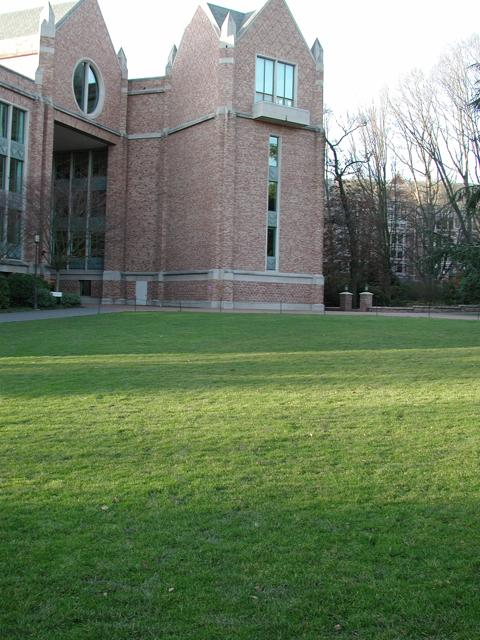
#> input picture campus1.jpg, 480 x 640 px
$ python sticther.py
#> lines starting #> are read from the running program, lines starting #| are printed output that depends on the picture; after the words box and inside, x2 and y2 are one past the last pixel; in counts of white or black regions, pixels touching at a corner belong together
import cv2
import numpy as np
import matplotlib.pyplot as plt
import imageio
import imutils
from skimage import color
from skimage import io

def detectAndDescribe(image):
    # performing feature detection using ORB
    descriptor = cv2.ORB_create()
    (kps, features) = descriptor.detectAndCompute(image, None)
    return (kps, features)

def createMatcher():
    # finding matching key points using using brute force method
    bf = cv2.BFMatcher(cv2.NORM_HAMMING, True)
    return bf

def matchKeyPointsBF(featuresA, featuresB):
    # matching key points
    bf = createMatcher()
    best_matches = bf.match(featuresA,featuresB)
    rawMatches = sorted(best_matches, key = lambda x:x.distance)
    return rawMatches


def getHomography(kpsA, kpsB, featuresA, featuresB, matches):
    # finding Homography using RANSAC
    kpsA = np.float32([kp.pt for kp in kpsA])
    kpsB = np.float32([kp.pt for kp in kpsB])
    if len(matches) > 4:
        ptsA = np.float32([kpsA[m.queryIdx] for m in matches])
        ptsB = np.float32([kpsB[m.trainIdx] for m in matches])
        (H, status) = cv2.findHomography(ptsA, ptsB, cv2.RANSAC, 4)
        return (matches, H, status)
    else:
        return None

trainImg = imageio.imread('campus1.jpg')
#> trainImg is the input picture: shape (640, 480, 3); mean R, G, B 111.3, 126.7, 100
trainImg_gray = cv2.cvtColor(trainImg, cv2.COLOR_RGB2GRAY)
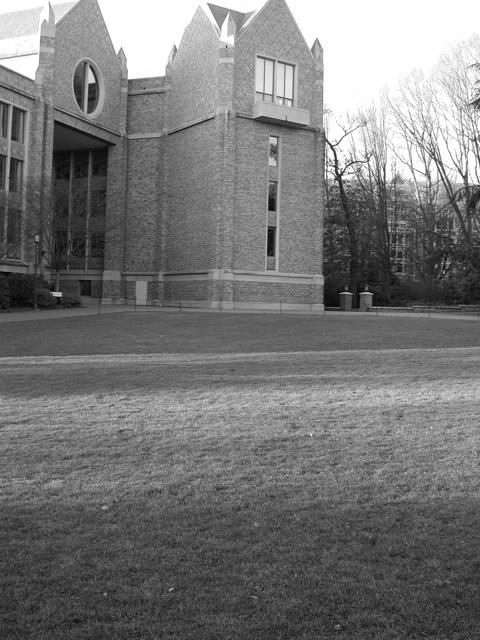
#> trainImg_gray: shape (640, 480); min 1, max 255, mean 119
queryImg = imageio.imread('campus2.jpg')
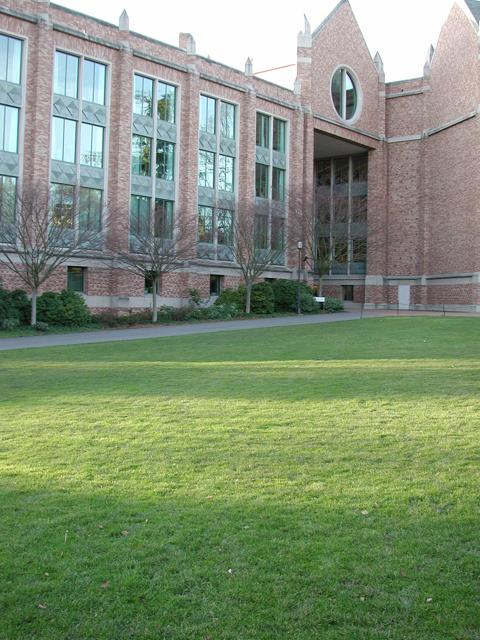
#> input picture campus2.jpg, 480 x 640 px
#> queryImg is the input picture: shape (640, 480, 3); mean R, G, B 127.7, 144.1, 116.2
queryImg_gray = cv2.cvtColor(queryImg, cv2.COLOR_RGB2GRAY)
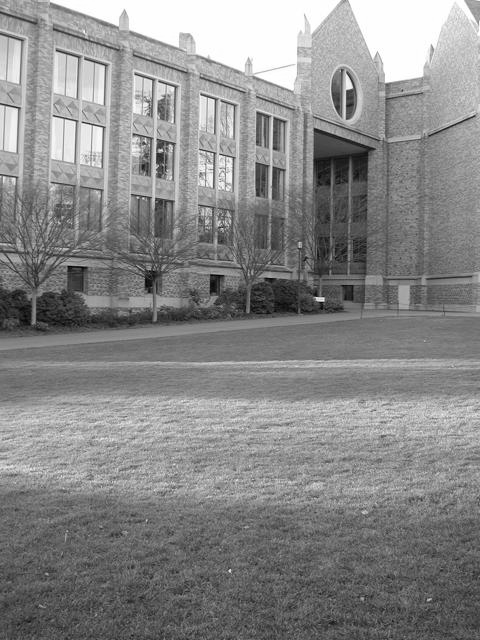
#> queryImg_gray: shape (640, 480); min 1, max 255, mean 136
kpsA, featuresA = detectAndDescribe(trainImg_gray)
#> in detectAndDescribe, `(kps, features) = descriptor.detectAndCompute(image, None)`: kps = 500 keypoints; strongest (x, y, size): (339, 172, 31), (334, 168, 31), (334, 166, 31), (351, 163, 31)
#> kpsA has the same summary as kps in detectAndDescribe
kpsB, featuresB = detectAndDescribe(queryImg_gray)
#> in detectAndDescribe (call 2), `(kps, features) = descriptor.detectAndCompute(image, None)`: kps = 500 keypoints; strongest (x, y, size): (101, 129, 31), (213, 100, 31), (323, 300, 31), (160, 150, 37.2)
#> kpsB has the same summary as kps in detectAndDescribe
fig = plt.figure(figsize=(20,8))
matches = matchKeyPointsBF(featuresA, featuresB)
#> in matchKeyPointsBF, `best_matches = bf.match(featuresA,featuresB)`: best_matches = 146 matches
#> matches = 146 matches
img3 = cv2.drawMatches(trainImg,kpsA,queryImg,kpsB,matches[:100], None,flags=cv2.DrawMatchesFlags_NOT_DRAW_SINGLE_POINTS)
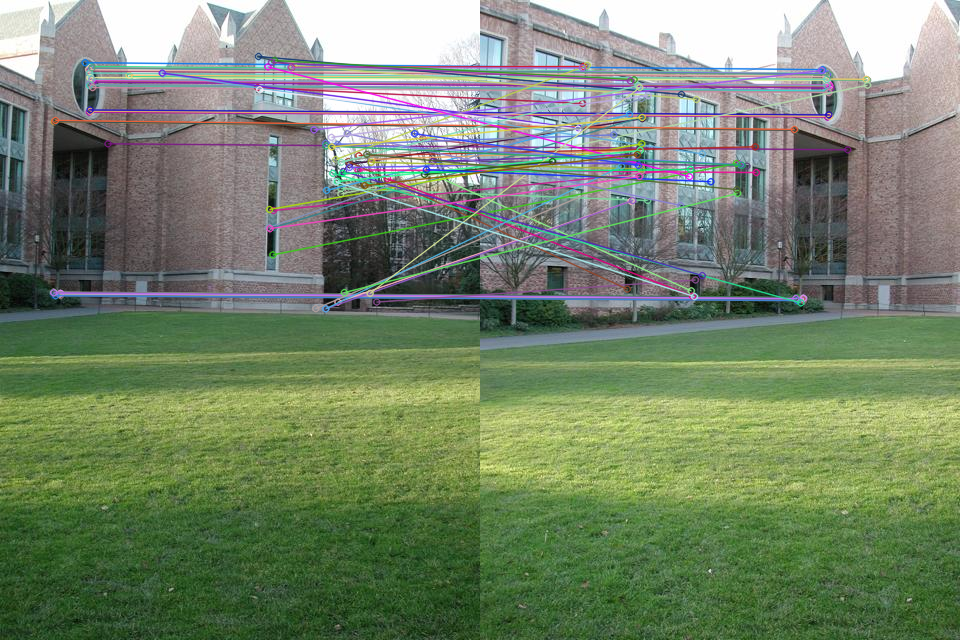
#> img3: shape (640, 960, 3); mean R, G, B 117.9, 132.7, 107
M = getHomography(kpsA, kpsB, featuresA, featuresB, matches)
#> in getHomography, `kpsA = np.float32([kp.pt for kp in kpsA])`: kpsA = 500 pairs, first value 33 to 441, second value 39 to 309
#> in getHomography, `kpsB = np.float32([kp.pt for kp in kpsB])`: kpsB = 500 pairs, first value 53.28 to 429, second value 37 to 599
#> in getHomography, `ptsA = np.float32([kpsA[m.queryIdx] for m in matches])`: ptsA = 146 pairs, first value 52 to 439, second value 39.6 to 308.4
#> in getHomography, `ptsB = np.float32([kpsB[m.trainIdx] for m in matches])`: ptsB = 146 pairs, first value 56 to 387.1, second value 37 to 302.4
#> in getHomography, `(H, status) = cv2.findHomography(ptsA, ptsB, cv2.RANSAC, 4)`: H = [[0.884, 0.0289, 258.4], [-0.0948, 0.978, 14.57], [-0.000248, 1.99e-05, 1]]; status = 146 values, max 1 at index 0, min 0 at index 36, mean 0.281
#> M = 3 matches
if M is None:
    print("Error!")
(matches, H, status) = M
width = trainImg.shape[1] + queryImg.shape[1]
#> width = 960
height = trainImg.shape[0] + queryImg.shape[0]
#> height = 1280
result = cv2.warpPerspective(trainImg, H, (width, height))
result[0:queryImg.shape[0], 0:queryImg.shape[1]] = queryImg
plt.figure(figsize=(20,10))
gray = cv2.cvtColor(result,cv2.COLOR_BGR2GRAY)
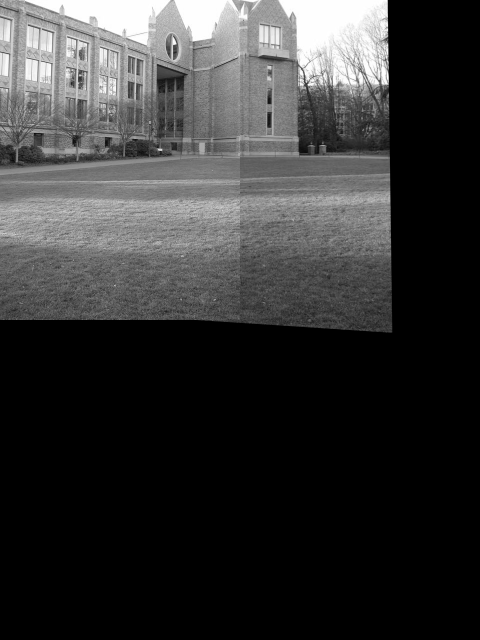
#> gray: shape (1280, 960) (shown at 1/2 size); min 0, max 255, mean 53.3
_,thresh = cv2.threshold(gray,1,255,cv2.THRESH_BINARY)
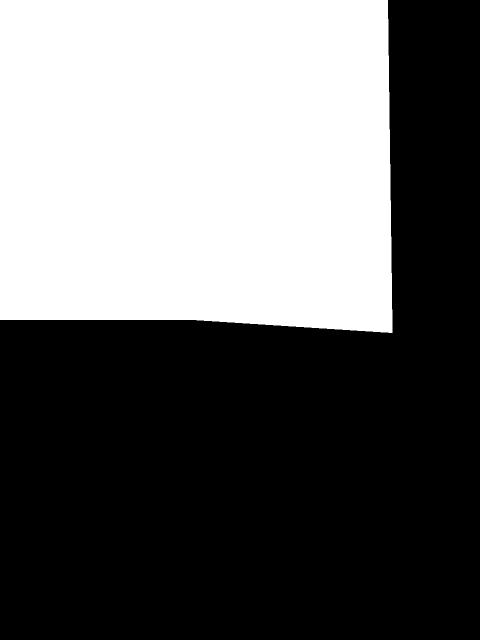
#> thresh: shape (1280, 960) (shown at 1/2 size); 41.1% white; 1 white region
contours,hierarchy = cv2.findContours(thresh,cv2.RETR_EXTERNAL,cv2.CHAIN_APPROX_SIMPLE)
#> contours = 1 contour; box (x1, y1, x2, y2) and area: (0, 0, 785, 666) 503214
cnt = contours[0]
#> cnt = contour of 74 points, box (x1, y1, x2, y2) (0, 0, 785, 666), area 503214
x,y,w,h = cv2.boundingRect(cnt)
#> x = 0; y = 0; w = 785; h = 666
crop = result[y:y+h,x:x+w]
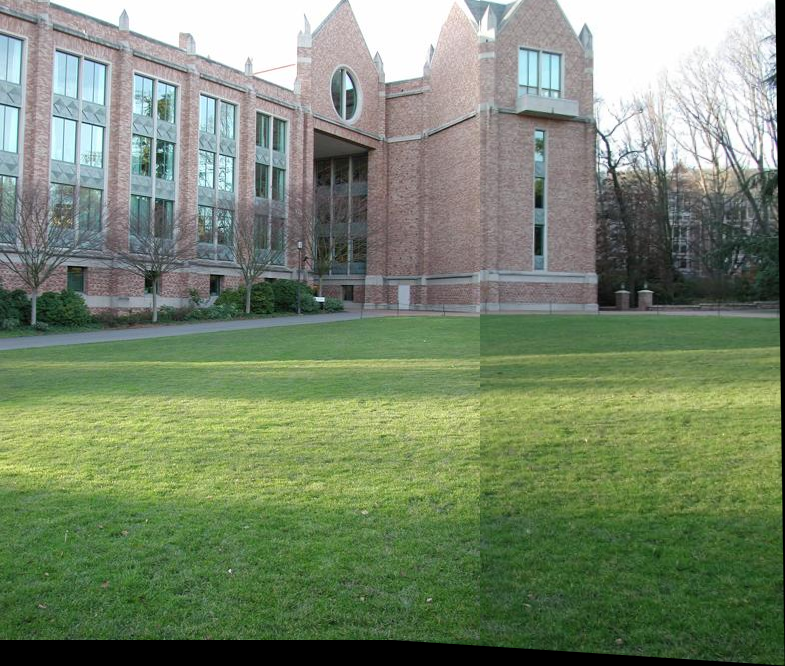
#> crop: shape (666, 785, 3); mean R, G, B 119.5, 135, 108.2
# croping the black parts of contour
crop_int8 = crop.astype(np.uint8)
res = np.uint8(cv2.normalize(crop_int8, None, 0, 255, cv2.NORM_MINMAX))
# applying histogram equlization
plt.imshow(res)
plt.axis('off')
plt.show()
